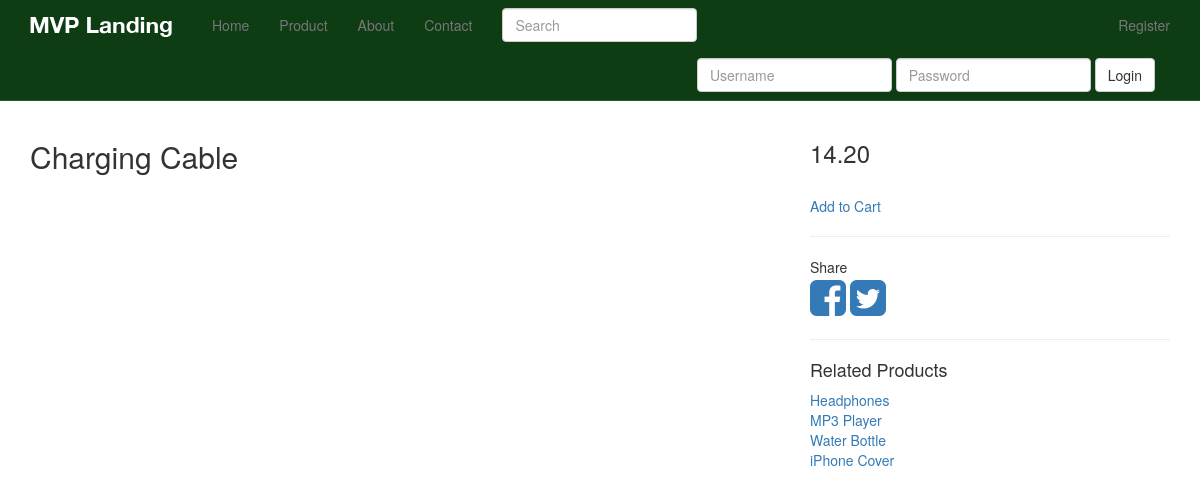
The app's page /products/5/ with its own data.
### products/models.py (models this page shows, shortened)
class Product(models.Model):
    title = models.CharField(max_length=120)
    description = models.TextField(blank=True, null=True)
    price = models.DecimalField(decimal_places=2, max_digits=10)
    active = models.BooleanField(default=True)
    categories = models.ManyToManyField('Category', blank=True)
    default = models.ForeignKey('Category', related_name='default_category', null=True, blank=True)
    objects = ProductManager()
    class Meta:
        ordering = ["-title"]
    def get_absolute_url(self):
        return reverse("product_detail", kwargs={"pk": self.pk})

class Variation(models.Model):
    product = models.ForeignKey(Product)
    title = models.CharField(max_length=120)
    price = models.DecimalField(decimal_places=2, max_digits=10)
    sale_price = models.DecimalField(decimal_places=2, max_digits=10, null=True, blank=True)
    active = models.BooleanField(default=True)
    inventory = models.IntegerField(null=True, blank=True)   # refer none == unlimited amount

### products/views.py (the view)
# urls.py: url(r'^(?P<pk>\d+)/$', ProductDetailView.as_view(), name='product_detail'),
class ProductDetailView(DetailView):
    model = Product
    def get_context_data(self, *args, **kwargs):
        context = super(ProductDetailView, self).get_context_data(*args, **kwargs)
        instance = self.get_object()
        context["related"] = Product.objects.get_related(instance).order_by("title")[:6]
        return context

### products/models.py (called while the page is built)
    def active(self):
        return self.filter(active=True)

    def get_queryset(self):
        return ProductQuerySet(self.model, using=self._db)

    def all(self, *args, **kwargs):
        return self.get_queryset().active()

    def get_related(self, instance):
        products_one = self.get_queryset().filter(categories__in=instance.categories.all())
        products_two = self.get_queryset().filter(default=instance.default)
        qs = (products_one | products_two).exclude(id=instance.id).distinct()
        return qs

### products/templates/products/product_detail.html (shortened to what this page needs)
{% extends 'base.html' %}
{% block content %}
    <div class="row">
        <div class="col-sm-8">
            <h2>{{ object.title }}</h2>
        </div>
        <div class="col-sm-4">
            {% if object.variation_set.count > 1 %}
                <h3 id="price">{{ object.variation_set.first.price }}</h3>
                <select class="form-control variation_select">
                    {% for vari_obj in object.variation_set.all %}
                        <option data-img="/media/products/iphone-cover/iphone-cover-2_owgp0rB.jpg"
                                data-sale-price="{{ vari_obj.sale_price }}" data-price="{{ vari_obj.price }}"
                                value="{{ vari_obj.id }}">{{ vari_obj }}</option>
                    {% endfor %}
                </select>
            {% else %}
                <h3 id="price">
                    {% if object.variation_set.first.sale_price %}
                        {{ object.variation_set.first.sale_price }}
                        <small class='og-price'>{{ object.variation_set.first.price }}</small>
                    {% else %}
                        {{ object.variation_set.first.price }}
                    {% endif %}
                </h3>
            {% endif %}
            <br>
            <a href="#">Add to Cart</a>
            <br>
            <hr>
            <p>
                Share <br>
                <a href="https://www.facebook.com/sharer/sharer.php?u={{ request.build_absolute_uri }}">
                    <i class="fa fa-facebook-square fa-3x"></i>
                </a>
                <a href="https://twitter.com/home?status=I'm%20going%20to%20learn%20to%20Code...%20Come%20build%20an%20web%20apsp%20with%20me!%20%23CFE%20and%20@justinmitchel%20http://codingforentrepreneurs.com/">
                    <i class="fa fa-twitter-square fa-3x"></i>
                </a>
            </p>
            <hr>
            <h4>Related Products</h4>
            {% for product in related %}
                <a href="{{ product.get_absolute_url }}">{{ product.title }}</a><br/>
            {% endfor %}
        </div>
    </div>
{% endblock %}

### static_in_pro/our_static/css/navbar-static-top.css (style rules this page uses)
body { min-height: 1000px; }

### records on screen
Product: title "Charging Cable", variation_set.first.price "14.20"
Product: title "Headphones"
Product: title "MP3 Player"
Product: title "Water Bottle"
Product: title "iPhone Cover"
